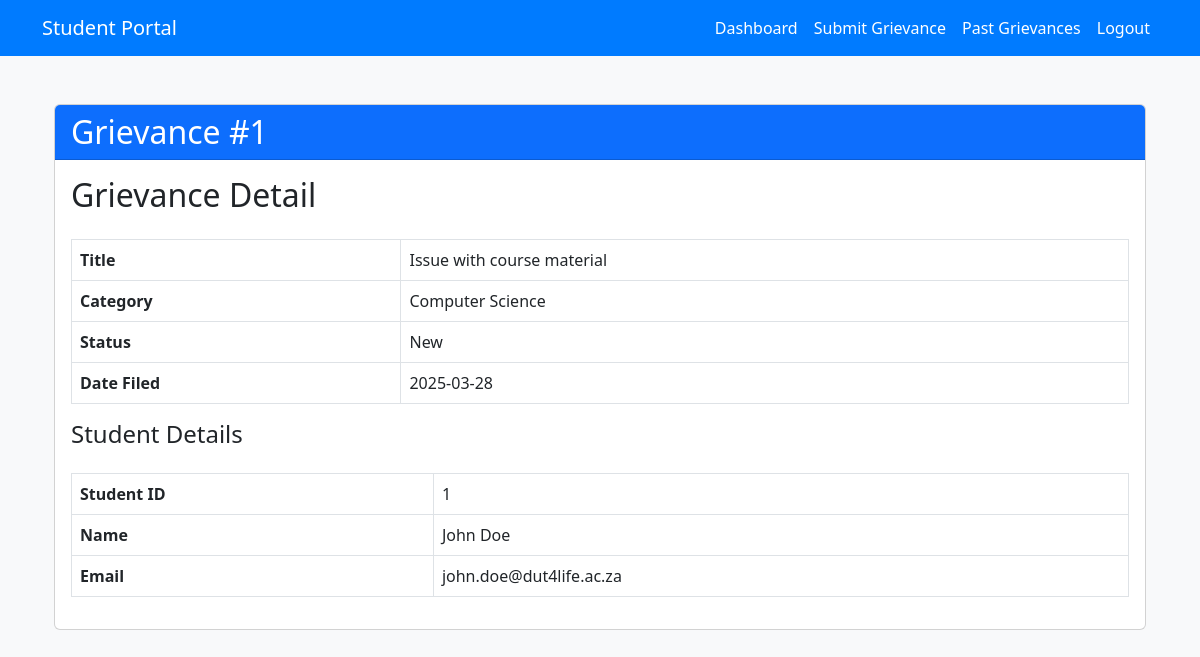
/student/grievance_details/1 (signed in), run on an earlier commit of the app's database.
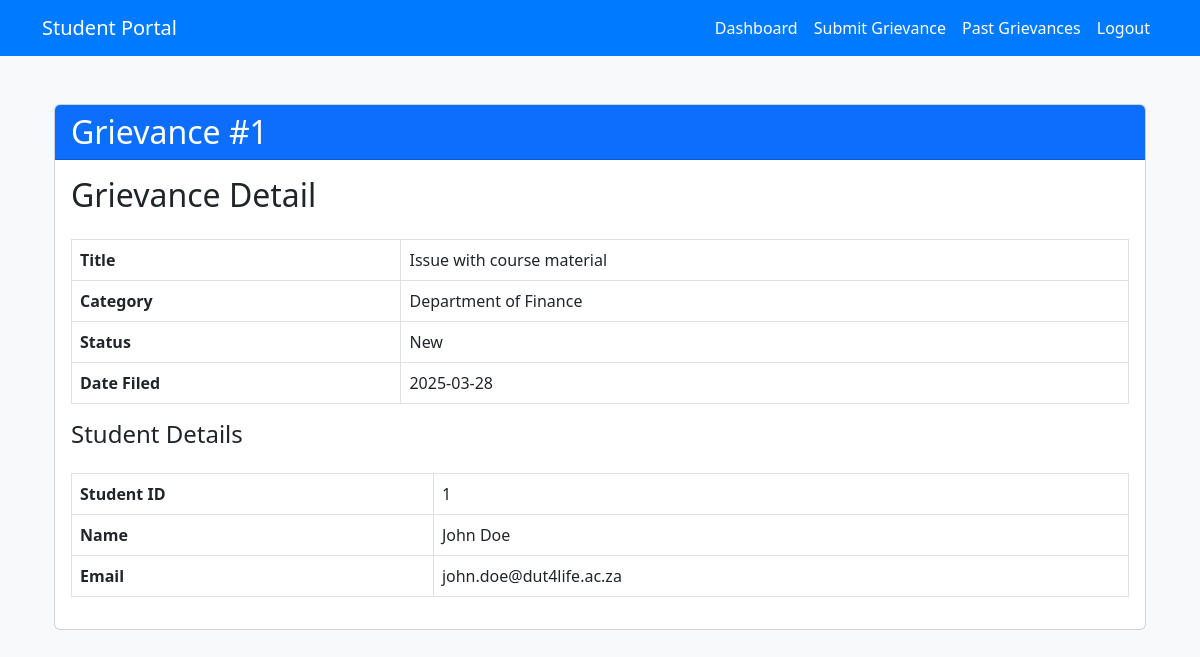
And on a later commit of the database.
### models.py (models this page shows)
class Complaint(db.Model):
    comp_id = db.Column(db.Integer, primary_key=True)
    comp_datefiled = db.Column(db.DateTime, default=datetime.utcnow, nullable=False)
    comp_descr = db.Column(db.Text, nullable=False)
    comp_status = db.Column(db.String(100), default='New')
    comp_dept=db.Column(db.String(200), nullable=False)
    comp_anonymous = db.Column(db.Boolean, default=False)
    comp_dateresolved = db.Column(db.DateTime, nullable=True)
    comp_doc = db.Column(db.String(300), nullable=True)  # Stores filename of uploaded document
    comp_title = db.Column(db.String(200), nullable=False)  # New field for complaint title
    stud_id = db.Column(db.Integer, db.ForeignKey('student.stud_id'), nullable=True)
    admin_id = db.Column(db.Integer, db.ForeignKey('admin.admin_id'), nullable=True)
    superv_id = db.Column(db.Integer, db.ForeignKey('supervisor.superv_id'), nullable=True)
    appeal = db.relationship('Appeal', backref='complaint', uselist=False, lazy=True)

### routes/student.py (the view, shortened to what this page needs)
@student_bp.route('/grievance_details/<int:comp_id>', methods=['GET', 'POST'])
@login_required
def grievance_details(comp_id):
    if current_user.role != 'student':
        flash("Access denied.", "danger")
        return redirect(url_for('auth.home'))
    grievance = Complaint.query.get_or_404(comp_id)
    student = Student.query.filter_by(user_id=current_user.user_id).first()
    feedback = Feedback.query.filter_by(comp_id=comp_id).first()
    if not student or grievance.stud_id != student.stud_id:
        flash("You are not authorized to view this grievance.", "danger")
        return redirect(url_for('student.view_grievances'))
    return render_template('student/grievance_details.html', grievance=grievance, student=student, user=current_user, feedback=feedback)

### app.py (called while the page is built)
@login_manager.user_loader
def load_user(user_id):
    return db.session.get(User, int(user_id))

### templates/student/grievance_details.html (shortened to what this page needs)
{% extends 'student/student_base.html' %}
{% block body %}
<div class="container mt-5">
    <div class="card mb-4">
        <div class="card-header bg-primary text-white">
            <h2 class="card-title mb-0">Grievance #{{ grievance.comp_id }}</h2>
        </div>
        <div class="card-body">
            <h2>Grievance Detail</h2>
            <table class="table table-bordered mt-4">
                <tr>
                    <th>Title</th>
                    <td>{{ grievance.comp_descr }}</td>
                </tr>
                <tr>
                    <th>Category</th>
                    <td>{{ grievance.comp_dept }}</td>
                </tr>
                <tr>
                    <th>Status</th>
                    <td>{{ grievance.comp_status }}</td>
                </tr>
                <tr>
                    <th>Date Filed</th>
                    <td>{{ grievance.comp_datefiled.strftime('%Y-%m-%d') }}</td>
                </tr>
            </table>
            <h4>Student Details</h4>
            <table class="table table-bordered mt-4">
                <tr>
                    <th>Student ID</th>
                    <td>{{ student.stud_id }}</td>
                </tr>
                <tr>
                    <th>Name</th>
                    <td>{{ user.fname }} {{ user.lname }}</td>
                </tr>
                <tr>
                    <th>Email</th>
                    <td>{{ user.email }}</td>
                </tr>
            </table>
        </div>
    </div>
</div>
{% endblock %}

What changed in the data, as far as the page shows it:
changed Complaint "Issue with course material": comp_dept "Computer Science" → "Department of Finance"
